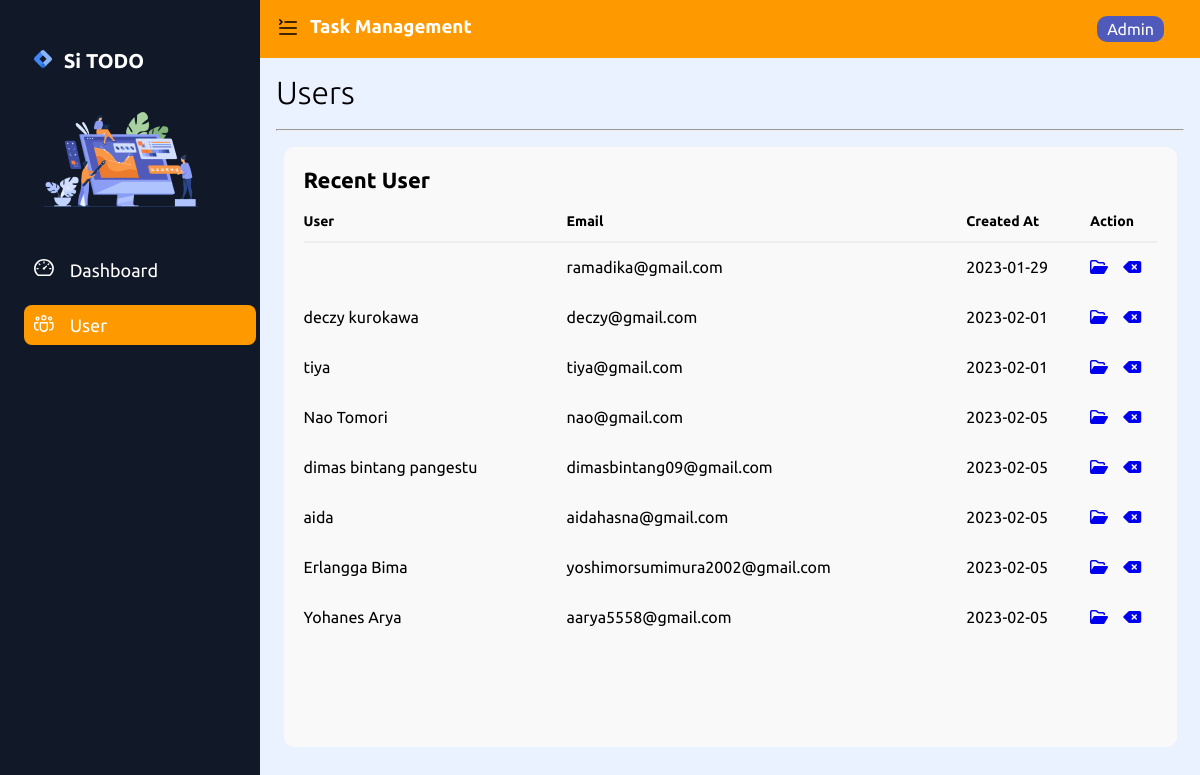
The page /user.php (signed in) on the database its author committed.
### tables this page shows
CREATE TABLE `user` (
  `id_user` int(100) NOT NULL,
  `email` varchar(250) NOT NULL,
  `username` varchar(250) NOT NULL,
  `password` varchar(255) NOT NULL,
  `level` int(11) NOT NULL,
  `created` date NOT NULL
);

### user.php (the view, shortened to what this page needs)
<?php
  include("connection.php");
?>
<!DOCTYPE html>
<html lang="en">
<head>
  <link rel="stylesheet" href="assets/css/admin.css">
</head>
<body>
  <div class="container">
    <div class="sidebar">
      <div class="header">
        <div class="list-item">
          <a href="#">
            <img style="height: 18px;" src="assets/img/logo.svg" alt="" class="icon">
            <span class="desc-header">Si TODO</span>
          </a>
        </div>
        <div class="illust">
          <img src="assets/img/illust.png" alt="">
        </div>
        <div class="side-main">
          <div class="list-item">
            <a href="admin.php">
              <img src="assets/img/dashboard.svg" alt="" class="icon">
              <span class="description">Dashboard</span>
            </a>
          </div>
          <div class="list-item active">
            <a href="#">
              <img src="assets/img/team.svg" alt="" class="icon">
              <span class="description">User</span>
            </a>
          </div>
        </div>
      </div>
    </div>
    <div class="main">
        <div class="header">
            <div id="menu-button">
                <label for="menu-checkbox" id="menu-label">
                <img src="assets/img/hamburger-sidebar.svg" alt="">
                </label>
            </div>
            <div class="text">
                <h3 style="margin-left: 34px;">Task Management</h3>
            </div>
            <div class="dropdown">
              <button class="dropbtn">Admin</button>
            </div>
        </div>
        <div class="topper">
            <h1 style="font-weight: 300;">Users</h1><br>
            <hr>
        </div>
        <div class="dashboard">
          <div class="left" style="width: 100%; height: 70vh;">
            <h2 style="margin-bottom: 20px; font-size: 22px;">Recent User</h2>
            <table>
              <thead>
                <tr>
                  <th>User</th>
                  <th>Email</th>
                  <th>Created At</th>
                  <th colspan="2">Action</th>
                </tr>
              </thead>
              <tbody>
                <tr>
                <?php
                  $query = "SELECT * FROM user WHERE level = '0' ORDER BY id_user ASC";
                    $result = mysqli_query($connection, $query);
                    while($data = mysqli_fetch_assoc($result)) {
                      echo "<tr>";
                      echo "<td>$data[username]</td>";
                      echo "<td>$data[email]</td>";
                      echo "<td>$data[created]</td>";
                      echo "<td><a href='profile_admin.php?updateuser=$data[id_user]'><i class='fa-regular fa-folder-open'></i></a></td>";
                      echo "<td><a href='sub_delete.php?deleteuser=$data[id_user]' onClick=\"return confirm('User akan dihapus, apakah anda yakin?');\"><i class='fa-solid fa-delete-left'></i></a></td>";
                      echo "</tr>";
                    }
                ?>
                </tr>
              </tbody>
            </table>
          </div>
        </div>
    </div>
  </div>
</body>
</html>

### assets/css/admin.css (style rules this page uses)
:root { --blue1:#505ABB; --orange1:#FF9900; }
* { font-family: 'Ubuntu', sans-serif; margin: 0%; padding: 0%; }
.container { display: flex; }
.dropbtn { background-color: var(--blue1); color: white; padding: 4px 10px ; border-radius: 10px; font-size: 16px; border: none; margin-right: 20px; }
.dropdown { position: relative; display: inline-block; }
.sidebar { background-color: #111827; display: flex; width: 260px; padding: 24px; box-sizing: border-box; transition: all ease-in-out.4s; }
.sidebar .desc-header { font-style: normal; font-weight: 700; font-size: 20px; line-height: 16px; text-align: center; color: #FFFFFF; }
.sidebar a { text-decoration: none; }
.sidebar .header .list-item { display: flex; flex-direction: row; align-items: center; padding: 12px 10px; margin-top: 16px; border-radius: 8px; height: 40px; box-sizing: border-box; }
.sidebar .header .list-item .icon { margin-right: 8px; }
.sidebar .header .illust { display: flex; flex-direction: column; align-items: flex-start; padding: 10px; margin: 10px 0 22px 0; box-sizing: border-box; }
.sidebar .side-main .list-item .description { font-style: normal; font-weight: 400; font-size: 18px; line-height: 16px; text-align: center; color: #FFFFFF; }
.sidebar .side-main .list-item .icon { margin-right: 12px; width: 20px; }
.sidebar .side-main .list-item { display: flex; flex-direction: row; align-items: center; padding: 12px 10px; border-radius: 8px; box-sizing: border-box; }
.sidebar .side-main .list-item.active { background: var(--orange1); }
.main { background-color: #EAF1FF; flex-grow: 1; box-sizing: border-box; min-height: 100vh; }
.main .header { display: flex; justify-content: space-between; padding: 16px; background-color: var(--orange1); color: #FFFFFF; }
#menu-button { width: 32px; position: absolute; overflow: hidden; }
#menu-label { position: relative; display: block; cursor: pointer; }
.main .topper { padding: 16px; }
.dashboard { display: flex; justify-content: space-between; width: 95%; margin: auto; }
.dashboard .left { width: 65%; height: 60vh; }
.dashboard > div { border-radius: 10px; background: #F9F9F9; padding: 20px; overflow-x: auto; }
table { width: 100%; border-collapse: collapse; }
table th { padding-bottom: 12px; font-size: 14px; text-align: left; border: none; border-bottom: 2px solid #eee; }
table td { padding: 16px 0; }

### rows shown on the page
user: email "ramadika@gmail.com", created "2023-01-29"
user: username "deczy kurokawa", email "deczy@gmail.com", created "2023-02-01"
user: username "tiya", email "tiya@gmail.com", created "2023-02-01"
user: username "Nao Tomori", email "nao@gmail.com", created "2023-02-05"
user: username "dimas bintang pangestu", email "dimasbintang09@gmail.com", created "2023-02-05"
user: username "aida", email "aidahasna@gmail.com", created "2023-02-05"
user: username "Erlangga Bima", email "yoshimorsumimura2002@gmail.com", created "2023-02-05"
user: username "Yohanes Arya", email "aarya5558@gmail.com", created "2023-02-05"
